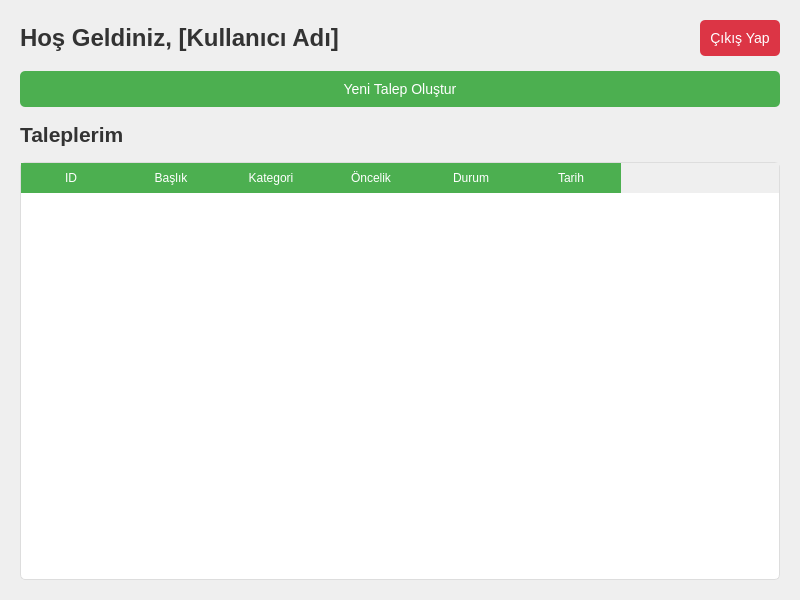
<?xml version="1.0" encoding="UTF-8"?>
<ui version="4.0">
 <class>CustomerDashboardUI</class>
 <widget class="QWidget" name="CustomerDashboardUI">
  <property name="geometry">
   <rect>
    <x>0</x>
    <y>0</y>
    <width>800</width>
    <height>600</height>
   </rect>
  </property>
  <property name="windowTitle">
   <string>Müşteri Paneli</string>
  </property>
  <layout class="QVBoxLayout" name="verticalLayout">
   <property name="spacing">
    <number>15</number>
   </property>
   <property name="leftMargin">
    <number>20</number>
   </property>
   <property name="topMargin">
    <number>20</number>
   </property>
   <property name="rightMargin">
    <number>20</number>
   </property>
   <property name="bottomMargin">
    <number>20</number>
   </property>
   <item>
    <layout class="QHBoxLayout" name="top_bar">
     <item>
      <widget class="QLabel" name="welcome_label">
       <property name="font">
        <font>
         <family>Segoe UI</family>
         <pointsize>18</pointsize>
         <bold>true</bold>
        </font>
       </property>
       <property name="styleSheet">
        <string notr="true">color: #333333;</string>
       </property>
       <property name="text">
        <string>Hoş Geldiniz, [Kullanıcı Adı]</string>
       </property>
      </widget>
     </item>
     <item>
      <spacer name="horizontalSpacer">
       <property name="orientation">
        <enum>Qt::Horizontal</enum>
       </property>
       <property name="sizeHint" stdset="0">
        <size>
         <width>40</width>
         <height>20</height>
        </size>
       </property>
      </spacer>
     </item>
     <item>
      <widget class="QPushButton" name="logout_button">
       <property name="styleSheet">
        <string notr="true">QPushButton {
    background-color: #dc3545;
    color: white;
    padding: 10px;
    border: none;
    border-radius: 5px;
    font-size: 14px;
}
QPushButton:hover {
    background-color: #c82333;
}</string>
       </property>
       <property name="text">
        <string>Çıkış Yap</string>
       </property>
      </widget>
     </item>
    </layout>
   </item>
   <item>
    <widget class="QPushButton" name="new_request_button">
     <property name="styleSheet">
      <string notr="true">QPushButton {
    background-color: #4CAF50;
    color: white;
    padding: 10px;
    border: none;
    border-radius: 5px;
    font-size: 14px;
}
QPushButton:hover {
    background-color: #45a049;
}</string>
     </property>
     <property name="text">
      <string>Yeni Talep Oluştur</string>
     </property>
    </widget>
   </item>
   <item>
    <widget class="QLabel" name="requests_title">
     <property name="font">
      <font>
       <family>Segoe UI</family>
       <pointsize>16</pointsize>
       <bold>true</bold>
      </font>
     </property>
     <property name="styleSheet">
      <string notr="true">color: #333333;</string>
     </property>
     <property name="text">
      <string>Taleplerim</string>
     </property>
    </widget>
   </item>
   <item>
    <widget class="QTableWidget" name="requests_table">
     <property name="styleSheet">
      <string notr="true">QTableWidget {
    border: 1px solid #ddd;
    border-radius: 5px;
    background-color: white;
}
QHeaderView::section {
    background-color: #4CAF50;
    color: white;
    padding: 5px;
    border: 1px solid #4CAF50;
}</string>
     </property>
     <column>
      <property name="text">
       <string>ID</string>
      </property>
     </column>
     <column>
      <property name="text">
       <string>Başlık</string>
      </property>
     </column>
     <column>
      <property name="text">
       <string>Kategori</string>
      </property>
     </column>
     <column>
      <property name="text">
       <string>Öncelik</string>
      </property>
     </column>
     <column>
      <property name="text">
       <string>Durum</string>
      </property>
     </column>
     <column>
      <property name="text">
       <string>Tarih</string>
      </property>
     </column>
    </widget>
   </item>
  </layout>
 </widget>
 <resources/>
 <connections/>
</ui> 
